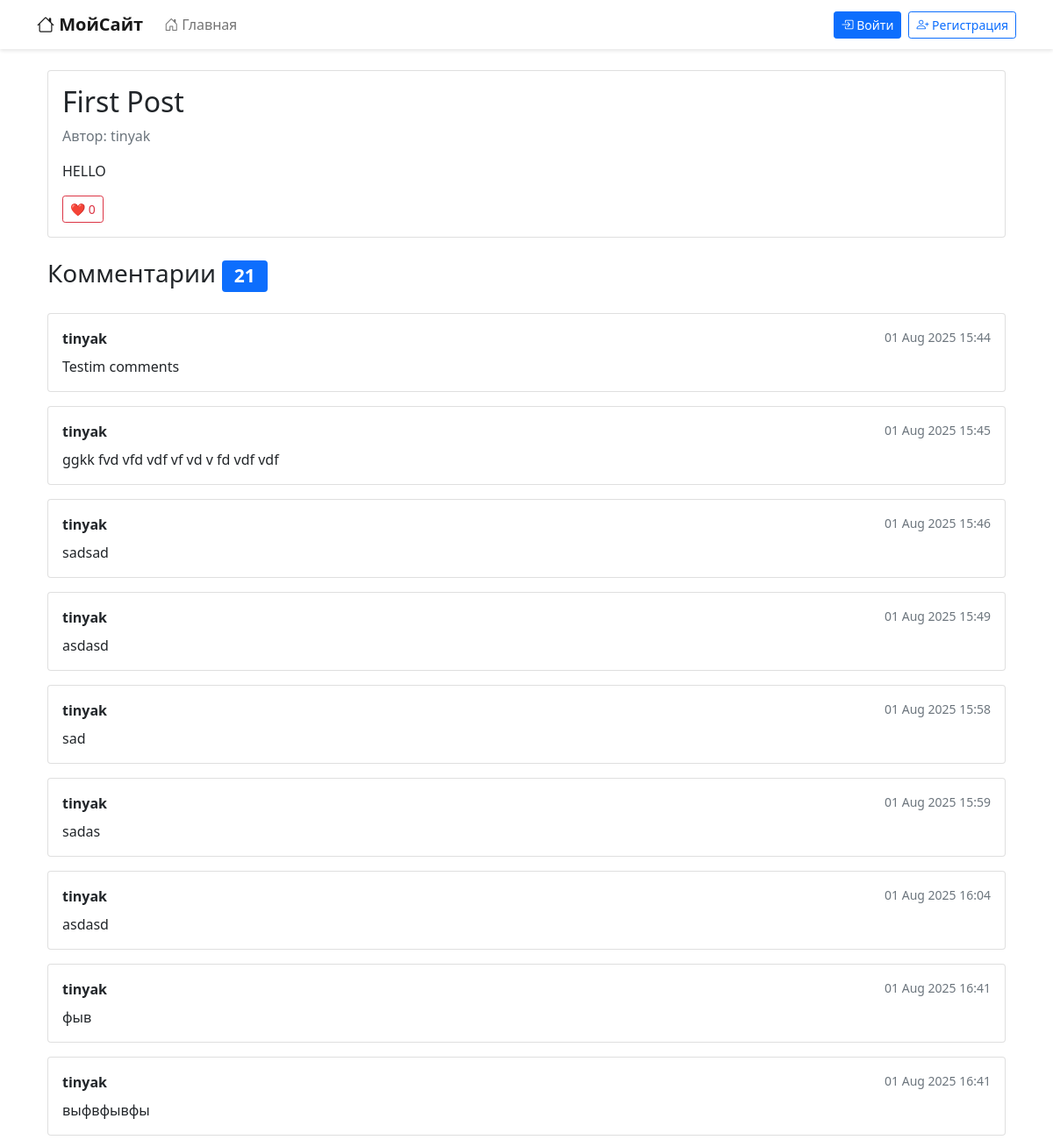
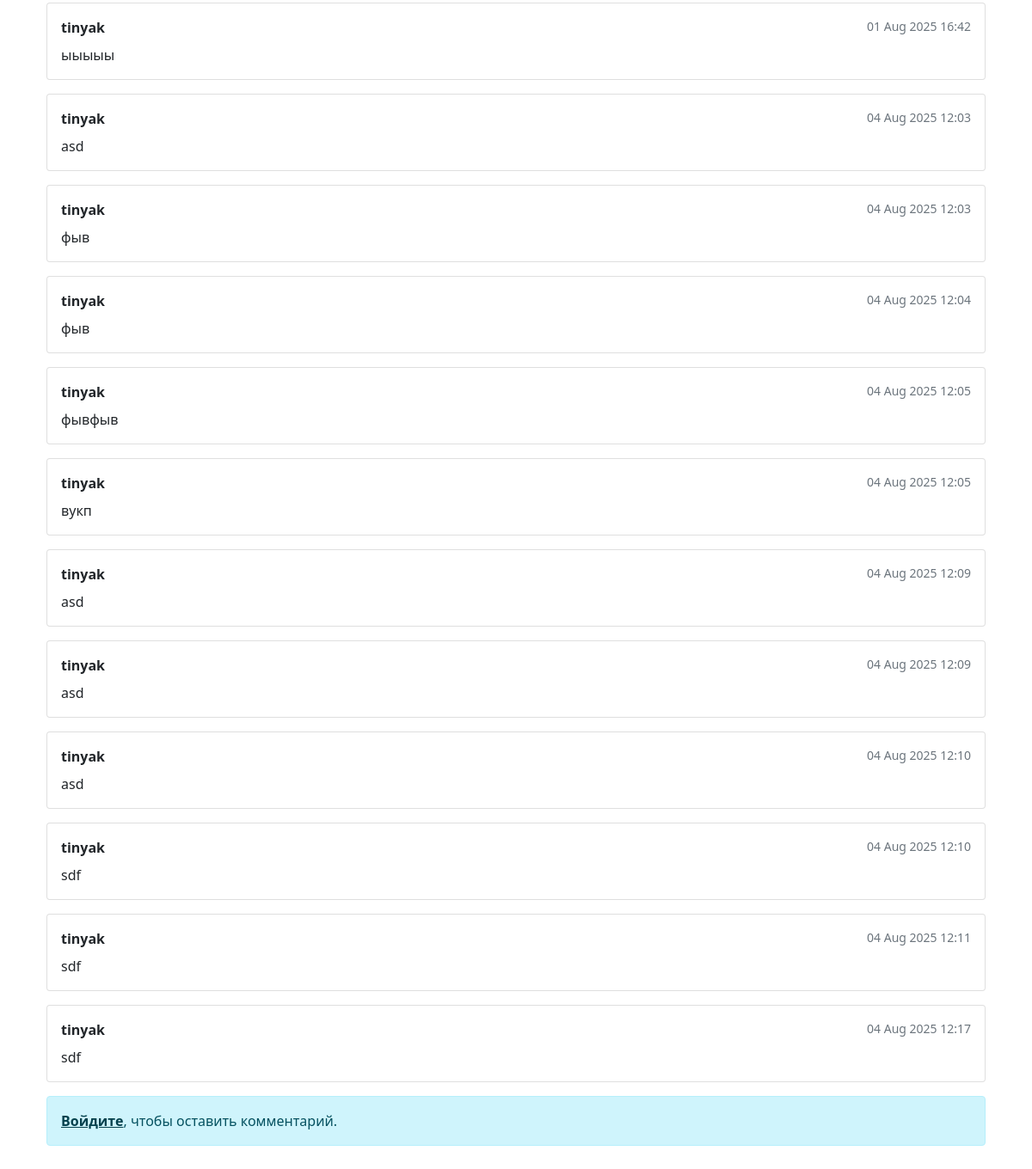
The app's page /posts/1/ with its own data (2 pictures, top to bottom).
### posts/models.py (models this page shows, shortened)
class Post(models.Model):
    author = models.ForeignKey(User, on_delete=models.CASCADE)
    title = models.CharField(max_length=200)
    content = models.TextField()
    tags = models.ManyToManyField(Tag, blank=True)
    created_at = models.DateTimeField(auto_now_add=True)
    likes = models.ManyToManyField(User, related_name='liked_posts', blank=True)

class Comment(models.Model):
    post = models.ForeignKey(Post, on_delete=models.CASCADE, related_name='comments')
    author = models.ForeignKey(User, on_delete=models.CASCADE)
    text = models.TextField(max_length=500)
    created_at = models.DateTimeField(auto_now_add=True)

### posts/views.py (the view)
# urls.py: path('posts/<int:pk>/', post_detail, name='post_detail'),
def post_detail(request, pk):
    post = get_object_or_404(Post, pk=pk)
    comments = post.comments.all()
    if request.method == 'POST':
        form = CommentForm(request.POST)
        if form.is_valid():
            comment = form.save(commit=False) # не сохраняем сразу
            comment.author = request.user
            comment.post = post
            comment.save()
            return redirect('post_detail', pk=pk)
    else:
        form = CommentForm()
    return render(request, 'posts/detail.html', {
        'post': post,
        'comments': comments,
        'form': form
    })

### posts/templates/posts/detail.html (shortened to what this page needs)
{% extends 'base.html' %}
{% load static %}
{% block content %}
<div class="container mt-4">
    <article class="card mb-4">
        <div class="card-body">
            <h2 class="card-title">{{ post.title }}</h2>
            <div class="d-flex justify-content-between align-items-center mb-3">
                <span class="text-muted">Автор: {{ post.author.username }}</span>
            </div>
            <p class="card-text">{{ post.content }}</p>
            <form class="like-form" data-post-id="{{ post.pk }}" action="{% url 'like_post' post.pk %}" method="POST">
                <button type="button" class="btn btn-sm {% if request.user in post.likes.all %}btn-danger{% else %}btn-outline-danger{% endif %}">
                    ❤️ <span class="like-count">{{ post.likes.count }}</span>
                </button>
            </form>
        </div>
    </article>
    <section class="comments">
        <h3 class="mb-4">Комментарии <span class="badge bg-primary">{{ comments.count }}</span></h3>
        {% for comment in comments %}
        <div class="card mb-3">
            <div class="card-body">
                <div class="d-flex justify-content-between">
                    <strong>{{ comment.author.username }}</strong>
                    <small class="text-muted">{{ comment.created_at|date:"d M Y H:i" }}</small>
                </div>
                <p class="mt-2 mb-0">{{ comment.text }}</p>
            </div>
        </div>
        {% empty %}
        <div class="alert alert-secondary">Пока нет комментариев.</div>
        {% endfor %}
        {% if user.is_authenticated %}
        <div class="card mt-4">
            <div class="card-body">
                <h4 class="card-title">Добавить комментарий</h4>
                <form id="comment-form" method="POST" action="{% url 'post_detail' post.pk %}">
                    {% csrf_token %}
                    <textarea name="text" class="form-control mb-2" rows="3" required></textarea>
                    <button type="submit" class="btn btn-primary">Отправить</button>
                </form>
            </div>
        </div>
        {% else %}
        <div class="alert alert-info">
            <a href="{% url 'login' %}?next={{ request.path }}" class="alert-link">Войдите</a>, чтобы оставить комментарий.
        </div>
        {% endif %}
    </section>
</div>
{% endblock %}

### records on screen
Post: title "First Post", author.username "tinyak", content "HELLO", likes.count "0", count "21"
Comment: author.username "tinyak", created_at "01 Aug 2025 15:44", text "Testim comments"
Comment: author.username "tinyak", created_at "01 Aug 2025 15:45", text "ggkk fvd vfd vdf vf vd v fd vdf vdf"
Comment: author.username "tinyak", created_at "01 Aug 2025 15:46", text "sadsad"
Comment: author.username "tinyak", created_at "01 Aug 2025 15:49", text "asdasd"
Comment: author.username "tinyak", created_at "01 Aug 2025 15:58", text "sad"
Comment: author.username "tinyak", created_at "01 Aug 2025 15:59", text "sadas"
Comment: author.username "tinyak", created_at "01 Aug 2025 16:04", text "asdasd"
Comment: author.username "tinyak", created_at "01 Aug 2025 16:41", text "фыв"
Comment: author.username "tinyak", created_at "01 Aug 2025 16:41", text "выфвфывфы"
Comment: author.username "tinyak", created_at "01 Aug 2025 16:42", text "ыыыыы"
Comment: author.username "tinyak", created_at "04 Aug 2025 12:03", text "asd"
Comment: author.username "tinyak", created_at "04 Aug 2025 12:03", text "фыв"
Comment: author.username "tinyak", created_at "04 Aug 2025 12:04", text "фыв"
Comment: author.username "tinyak", created_at "04 Aug 2025 12:05", text "фывфыв"
Comment: author.username "tinyak", created_at "04 Aug 2025 12:05", text "вукп"
Comment: author.username "tinyak", created_at "04 Aug 2025 12:09", text "asd"
Comment: author.username "tinyak", created_at "04 Aug 2025 12:09", text "asd"
Comment: author.username "tinyak", created_at "04 Aug 2025 12:10", text "asd"
Comment: author.username "tinyak", created_at "04 Aug 2025 12:10", text "sdf"
Comment: author.username "tinyak", created_at "04 Aug 2025 12:11", text "sdf"
Comment: author.username "tinyak", created_at "04 Aug 2025 12:17", text "sdf"
